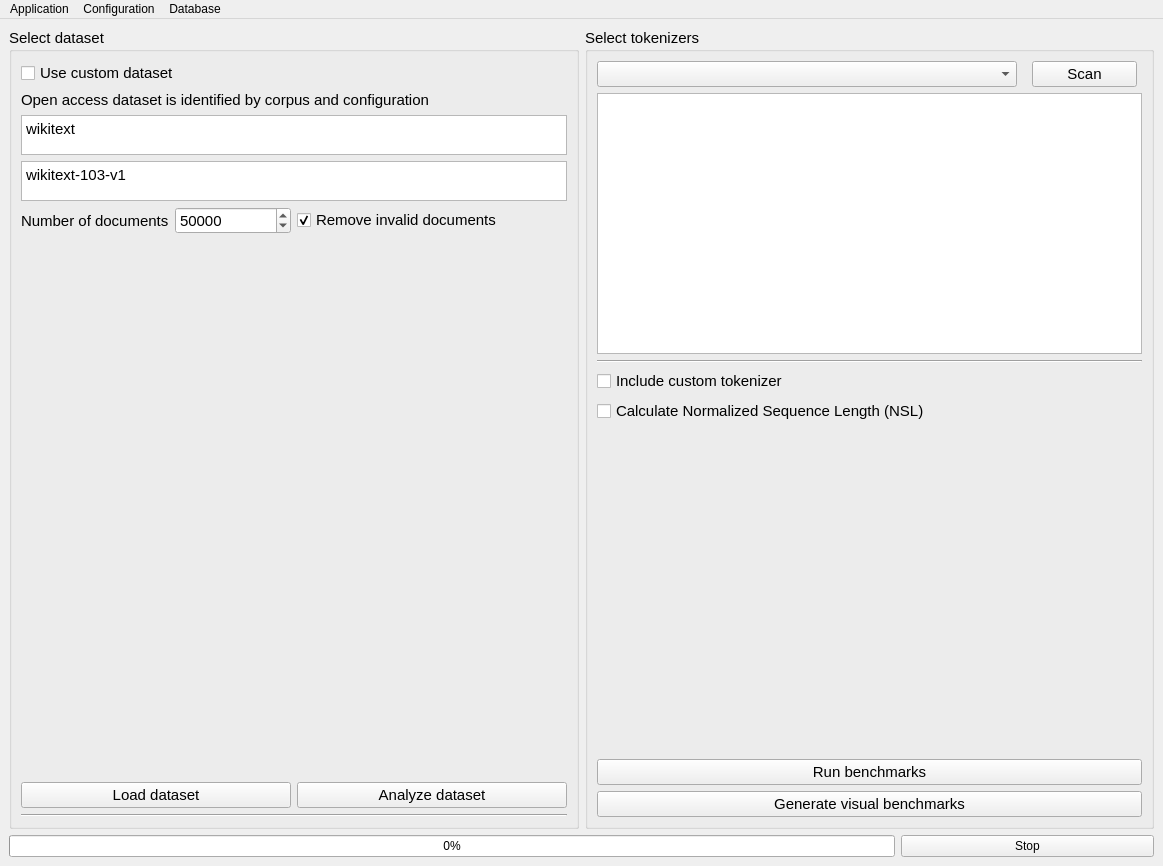
<?xml version="1.0" encoding="UTF-8"?>
<ui version="4.0">
 <class>MainWindow</class>
 <widget class="QMainWindow" name="MainWindow">
  <property name="geometry">
   <rect>
    <x>0</x>
    <y>0</y>
    <width>1163</width>
    <height>866</height>
   </rect>
  </property>
  <property name="minimumSize">
   <size>
    <width>800</width>
    <height>500</height>
   </size>
  </property>
  <property name="windowTitle">
   <string>TKBEN v1.4</string>
  </property>
  <property name="styleSheet">
   <string notr="true"/>
  </property>
  <widget class="QWidget" name="centralwidget">
   <property name="styleSheet">
    <string notr="true"/>
   </property>
   <layout class="QVBoxLayout" name="verticalLayout_2">
    <item>
     <layout class="QHBoxLayout" name="horizontalLayout_3">
      <item>
       <widget class="QGroupBox" name="datasetGroup">
        <property name="font">
         <font>
          <pointsize>11</pointsize>
          <bold>false</bold>
         </font>
        </property>
        <property name="title">
         <string>Select dataset</string>
        </property>
        <layout class="QVBoxLayout" name="verticalLayout_3">
         <item>
          <widget class="QCheckBox" name="useCustomDataset">
           <property name="text">
            <string>Use custom dataset</string>
           </property>
          </widget>
         </item>
         <item>
          <widget class="QLabel" name="datasetLabel">
           <property name="text">
            <string>Open access dataset is identified by corpus and configuration</string>
           </property>
          </widget>
         </item>
         <item>
          <widget class="QTextEdit" name="datasetCorpus">
           <property name="maximumSize">
            <size>
             <width>16777215</width>
             <height>40</height>
            </size>
           </property>
           <property name="font">
            <font>
             <pointsize>11</pointsize>
             <bold>true</bold>
            </font>
           </property>
           <property name="html">
            <string>&lt;!DOCTYPE HTML PUBLIC &quot;-//W3C//DTD HTML 4.0//EN&quot; &quot;http://www.w3.org/TR/REC-html40/strict.dtd&quot;&gt;
&lt;html&gt;&lt;head&gt;&lt;meta name=&quot;qrichtext&quot; content=&quot;1&quot; /&gt;&lt;meta charset=&quot;utf-8&quot; /&gt;&lt;style type=&quot;text/css&quot;&gt;
p, li { white-space: pre-wrap; }
hr { height: 1px; border-width: 0; }
li.unchecked::marker { content: &quot;\2610&quot;; }
li.checked::marker { content: &quot;\2612&quot;; }
&lt;/style&gt;&lt;/head&gt;&lt;body style=&quot; font-family:'Segoe UI'; font-size:11pt; font-weight:700; font-style:normal;&quot;&gt;
&lt;p style=&quot; margin-top:0px; margin-bottom:0px; margin-left:0px; margin-right:0px; -qt-block-indent:0; text-indent:0px;&quot;&gt;&lt;span style=&quot; font-weight:400;&quot;&gt;wikitext&lt;/span&gt;&lt;/p&gt;&lt;/body&gt;&lt;/html&gt;</string>
           </property>
          </widget>
         </item>
         <item>
          <widget class="QTextEdit" name="datasetConfig">
           <property name="maximumSize">
            <size>
             <width>16777215</width>
             <height>40</height>
            </size>
           </property>
           <property name="font">
            <font>
             <pointsize>11</pointsize>
             <bold>true</bold>
            </font>
           </property>
           <property name="html">
            <string>&lt;!DOCTYPE HTML PUBLIC &quot;-//W3C//DTD HTML 4.0//EN&quot; &quot;http://www.w3.org/TR/REC-html40/strict.dtd&quot;&gt;
&lt;html&gt;&lt;head&gt;&lt;meta name=&quot;qrichtext&quot; content=&quot;1&quot; /&gt;&lt;meta charset=&quot;utf-8&quot; /&gt;&lt;style type=&quot;text/css&quot;&gt;
p, li { white-space: pre-wrap; }
hr { height: 1px; border-width: 0; }
li.unchecked::marker { content: &quot;\2610&quot;; }
li.checked::marker { content: &quot;\2612&quot;; }
&lt;/style&gt;&lt;/head&gt;&lt;body style=&quot; font-family:'Segoe UI'; font-size:11pt; font-weight:700; font-style:normal;&quot;&gt;
&lt;p style=&quot; margin-top:0px; margin-bottom:0px; margin-left:0px; margin-right:0px; -qt-block-indent:0; text-indent:0px;&quot;&gt;&lt;span style=&quot; font-weight:400;&quot;&gt;wikitext-103-v1&lt;/span&gt;&lt;/p&gt;&lt;/body&gt;&lt;/html&gt;</string>
           </property>
          </widget>
         </item>
         <item>
          <layout class="QHBoxLayout" name="horizontalLayout_4">
           <item>
            <layout class="QHBoxLayout" name="horizontalLayout_6">
             <item>
              <widget class="QLabel" name="NDLabel">
               <property name="text">
                <string>Number of documents</string>
               </property>
              </widget>
             </item>
             <item>
              <widget class="QSpinBox" name="numDocs">
               <property name="toolTip">
                <string>&lt;html&gt;&lt;head/&gt;&lt;body&gt;&lt;p&gt;Maximum number of documents to consider for both dataset analysis and tokenizers benchmarks&lt;/p&gt;&lt;/body&gt;&lt;/html&gt;</string>
               </property>
               <property name="maximum">
                <number>1000000000</number>
               </property>
               <property name="value">
                <number>50000</number>
               </property>
              </widget>
             </item>
            </layout>
           </item>
           <item>
            <widget class="QCheckBox" name="removeInvalid">
             <property name="toolTip">
              <string>&lt;html&gt;&lt;head/&gt;&lt;body&gt;&lt;p&gt;Empty documents will be removed from the dataset and never saved&lt;/p&gt;&lt;/body&gt;&lt;/html&gt;</string>
             </property>
             <property name="text">
              <string>Remove invalid documents</string>
             </property>
             <property name="checked">
              <bool>true</bool>
             </property>
            </widget>
           </item>
          </layout>
         </item>
         <item>
          <spacer name="verticalSpacer">
           <property name="orientation">
            <enum>Qt::Orientation::Vertical</enum>
           </property>
           <property name="sizeHint" stdset="0">
            <size>
             <width>20</width>
             <height>40</height>
            </size>
           </property>
          </spacer>
         </item>
         <item>
          <layout class="QHBoxLayout" name="horizontalLayout_2">
           <item>
            <widget class="QPushButton" name="loadDataset">
             <property name="toolTip">
              <string>&lt;html&gt;&lt;head/&gt;&lt;body&gt;&lt;p&gt;&lt;span style=&quot; font-weight:400;&quot;&gt;Download and save the selected text dataset from HuggingFace. Database update may take a while if the dataset is very large &lt;/span&gt;&lt;/p&gt;&lt;/body&gt;&lt;/html&gt;</string>
             </property>
             <property name="text">
              <string>Load dataset</string>
             </property>
            </widget>
           </item>
           <item>
            <widget class="QPushButton" name="analyzeDataset">
             <property name="text">
              <string>Analyze dataset</string>
             </property>
            </widget>
           </item>
          </layout>
         </item>
         <item>
          <widget class="Line" name="line">
           <property name="orientation">
            <enum>Qt::Orientation::Horizontal</enum>
           </property>
          </widget>
         </item>
        </layout>
       </widget>
      </item>
      <item>
       <widget class="QGroupBox" name="tokenizerGroup">
        <property name="font">
         <font>
          <pointsize>11</pointsize>
          <bold>false</bold>
         </font>
        </property>
        <property name="title">
         <string>Select tokenizers</string>
        </property>
        <layout class="QVBoxLayout" name="verticalLayout_6">
         <item>
          <layout class="QHBoxLayout" name="selectTokenizerLayout" stretch="4,1">
           <property name="spacing">
            <number>15</number>
           </property>
           <property name="rightMargin">
            <number>5</number>
           </property>
           <item>
            <widget class="QComboBox" name="selectTokenizers"/>
           </item>
           <item>
            <widget class="QPushButton" name="scanHF">
             <property name="text">
              <string>Scan</string>
             </property>
            </widget>
           </item>
          </layout>
         </item>
         <item>
          <layout class="QVBoxLayout" name="verticalLayout">
           <item>
            <widget class="QPlainTextEdit" name="tokenizersToBenchmark">
             <property name="toolTip">
              <string>&lt;html&gt;&lt;head/&gt;&lt;body&gt;&lt;p&gt;Add tokenizers here using their string identifier from HuggingFace&lt;/p&gt;&lt;/body&gt;&lt;/html&gt;</string>
             </property>
            </widget>
           </item>
           <item>
            <widget class="Line" name="line_2">
             <property name="orientation">
              <enum>Qt::Orientation::Horizontal</enum>
             </property>
            </widget>
           </item>
           <item>
            <widget class="QCheckBox" name="includeCustomToken">
             <property name="toolTip">
              <string>&lt;html&gt;&lt;head/&gt;&lt;body&gt;&lt;p&gt;If you have a custom tokenizer, you can include it in the benchmarks. Remember to add the tokenizer files into resources/tokenizers/custom&lt;/p&gt;&lt;/body&gt;&lt;/html&gt;</string>
             </property>
             <property name="text">
              <string>Include custom tokenizer</string>
             </property>
            </widget>
           </item>
           <item>
            <widget class="QCheckBox" name="includeNSL">
             <property name="text">
              <string>Calculate Normalized Sequence Length (NSL)</string>
             </property>
            </widget>
           </item>
          </layout>
         </item>
         <item>
          <spacer name="verticalSpacer_2">
           <property name="orientation">
            <enum>Qt::Orientation::Vertical</enum>
           </property>
           <property name="sizeHint" stdset="0">
            <size>
             <width>20</width>
             <height>40</height>
            </size>
           </property>
          </spacer>
         </item>
         <item>
          <widget class="QPushButton" name="runBenchmarks">
           <property name="text">
            <string>Run benchmarks</string>
           </property>
          </widget>
         </item>
         <item>
          <widget class="QPushButton" name="generatePlots">
           <property name="text">
            <string>Generate visual benchmarks</string>
           </property>
          </widget>
         </item>
        </layout>
       </widget>
      </item>
     </layout>
    </item>
    <item>
     <layout class="QHBoxLayout" name="horizontalLayout" stretch="7,2">
      <item>
       <widget class="QProgressBar" name="progressBar">
        <property name="value">
         <number>0</number>
        </property>
       </widget>
      </item>
      <item>
       <widget class="QPushButton" name="stopThread">
        <property name="text">
         <string>Stop</string>
        </property>
       </widget>
      </item>
     </layout>
    </item>
   </layout>
  </widget>
  <widget class="QMenuBar" name="menubar">
   <property name="geometry">
    <rect>
     <x>0</x>
     <y>0</y>
     <width>1163</width>
     <height>27</height>
    </rect>
   </property>
   <widget class="QMenu" name="menuApplication">
    <property name="title">
     <string>Application</string>
    </property>
    <addaction name="actionReloadApp"/>
   </widget>
   <widget class="QMenu" name="menuConfiguration">
    <property name="title">
     <string>Configuration</string>
    </property>
    <addaction name="actionSaveConfig"/>
    <addaction name="actionLoadConfig"/>
   </widget>
   <widget class="QMenu" name="menuDatabase">
    <property name="title">
     <string>Database</string>
    </property>
    <addaction name="actionDeleteData"/>
    <addaction name="actionExportData"/>
   </widget>
   <addaction name="menuApplication"/>
   <addaction name="menuConfiguration"/>
   <addaction name="menuDatabase"/>
  </widget>
  <action name="actionReloadApp">
   <property name="text">
    <string>Reload application</string>
   </property>
  </action>
  <action name="actionSaveConfig">
   <property name="text">
    <string>Save current configuration</string>
   </property>
  </action>
  <action name="actionLoadConfig">
   <property name="text">
    <string>Load configuration</string>
   </property>
  </action>
  <action name="actionDeleteData">
   <property name="text">
    <string>Delete data</string>
   </property>
  </action>
  <action name="actionExportData">
   <property name="text">
    <string>Export data</string>
   </property>
  </action>
 </widget>
 <resources/>
 <connections/>
</ui>
